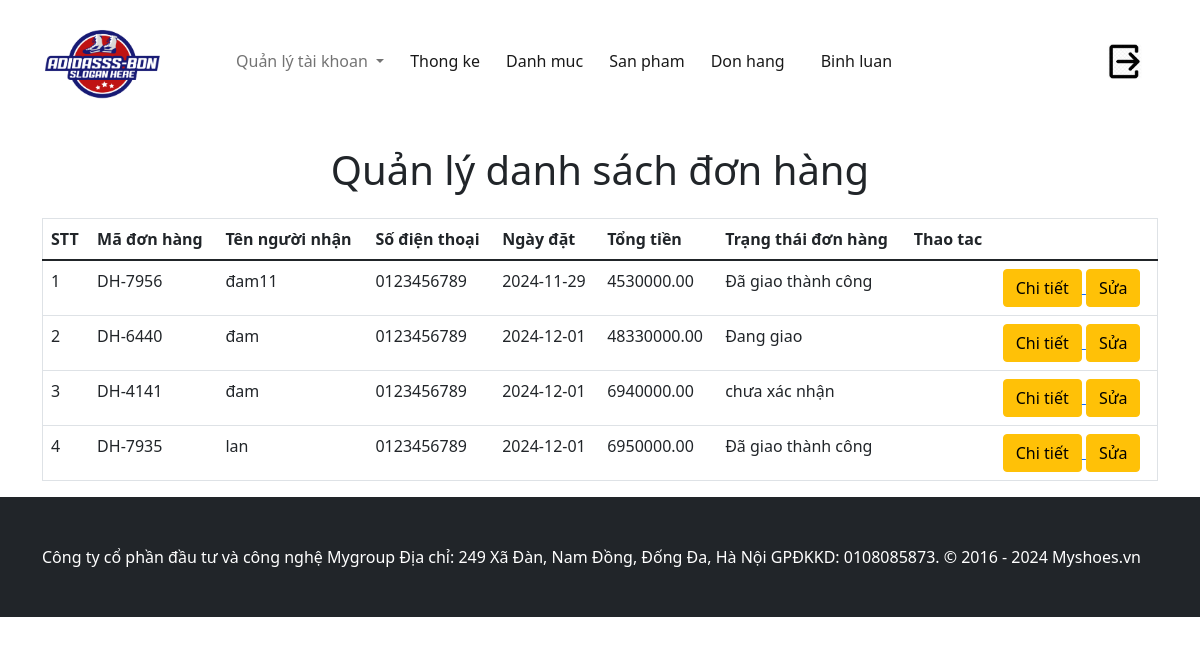
Page /admin/?act=don-hang (signed in) on the committed database.
### tables this page shows
CREATE TABLE `don_hangs` (
  `id` int NOT NULL,
  `ma_don_hang` varchar(50) NOT NULL,
  `tai_khoan_id` int NOT NULL,
  `ten_nguoi_nhan` varchar(255) NOT NULL,
  `email_nguoi_nhan` varchar(255) NOT NULL,
  `sdt_nguoi_nhan` varchar(15) NOT NULL,
  `dia_chi_nguoi_nhan` text NOT NULL,
  `ngay_dat` date NOT NULL,
  `tong_tien` decimal(10,2) NOT NULL,
  `ghi_chu` text,
  `phuong_thuc_thanh_toan_id` int NOT NULL,
  `trang_thai_id` int NOT NULL
);

CREATE TABLE `trang_thai_don_hangs` (
  `id` int NOT NULL,
  `ten_trang_thai` varchar(255) NOT NULL
);

### admin/controller/adminDonHangController.php (called while the page is built, shortened)
<?php
class adminDonHangController
{
    public $modelDonHang;
    public function __construct()
    {
        $this->modelDonHang = new adminDonHang();
    }
    public function danhsachDonHang()
    {
        $listDonHang = $this->modelDonHang->getAllDonHang();
        require_once './view/donhang/listDonHang.php';
    }
}

### commons/function.php (called while the page is built, shortened)
<?php
function connectDB() {
    $host = DB_HOST;
    $port = DB_PORT;
    $dbname = DB_NAME;
    try {
        $conn = new PDO("mysql:host=$host;port=$port;dbname=$dbname", DB_USERNAME, DB_PASSWORD);
        $conn->setAttribute(PDO::ATTR_ERRMODE, PDO::ERRMODE_EXCEPTION);
        $conn->setAttribute(PDO::ATTR_DEFAULT_FETCH_MODE, PDO::FETCH_ASSOC);
        return $conn;
    } catch (PDOException $e) {
        echo ("Connection failed: " . $e->getMessage());
    }
}

### admin/model/adminDonHang.php (called while the page is built, shortened)
<?php
class adminDonHang
{
    public $conn;
    public function __construct()
    {
        $this->conn = connectDB();
    }
    public function getAllDonHang()
    {
        try {
            $sql = 'SELECT  don_hangs.*,trang_thai_don_hangs.ten_trang_thai
            FROM don_hangs
            INNER JOIN trang_thai_don_hangs ON don_hangs.trang_thai_id = trang_thai_don_hangs.id
            ';
            $stmt = $this->conn->prepare($sql);
            $stmt->execute();
            return $stmt->fetchAll();
        } catch (Exception $e) {
            echo "Loi" . $e->getMessage();
        }
    }
}

### admin/view/donhang/listDonHang.php (the view)
<div class="container">
    <h1 class="my-4 text-center">Quản lý danh sách đơn hàng</h1>
    <table class="table" border="1">
        <thead>
            <tr>
                <th scope="col">STT</th>
                <th scope="col">Mã đơn hàng</th>
                <th scope="col">Tên người nhận</th>
                <th scope="col">Số điện thoại</th>
                <th scope="col">Ngày đặt</th>
                <th scope="col">Tổng tiền</th>
                <th scope="col">Trạng thái đơn hàng</th>
                <th scope="col">Thao tac</th>
            </tr>
        </thead>
        <tbody>
            <?php foreach ($listDonHang as $key => $donHang): ?>
                <tr>
                    <td><?= $key + 1 ?></td>
                    <td><?= $donHang['ma_don_hang'] ?></td>
                    <td><?= $donHang['ten_nguoi_nhan'] ?></td>
                    <td><?= $donHang['sdt_nguoi_nhan'] ?></td>
                    <td><?= $donHang['ngay_dat'] ?></td>
                    <td><?= $donHang['tong_tien'] ?></td>
                    <td><?= $donHang['ten_trang_thai'] ?></td>
                    <td></td>
                    <td>
                        <a href="<?= BASE_URL_AMIN . '?act=chi-tiet-don-hang&id_don_hang=' . $donHang['id'] ?>">
                            <button class="btn btn-warning">Chi tiết</button>
                        </a>
                        <a href="<?= BASE_URL_AMIN . '?act=form-sua-don-hang&id_don_hang=' . $donHang['id'] ?>">
                            <button class="btn btn-warning">Sửa</button>
                        </a>
                    </td>
                </tr>
            <?php endforeach ?>
        </tbody>
    </table>
</div>

### rows in the picture
don_hangs: ma_don_hang "DH-7956", ten_nguoi_nhan "đam11", sdt_nguoi_nhan "0123456789", ngay_dat "2024-11-29", tong_tien "4530000.00", trang_thai_don_hangs.ten_trang_thai "Đã giao thành công"
don_hangs: ma_don_hang "DH-6440", ten_nguoi_nhan "đam", sdt_nguoi_nhan "0123456789", ngay_dat "2024-12-01", tong_tien "48330000.00", trang_thai_don_hangs.ten_trang_thai "Đang giao"
don_hangs: ma_don_hang "DH-4141", ten_nguoi_nhan "đam", sdt_nguoi_nhan "0123456789", ngay_dat "2024-12-01", tong_tien "6940000.00", trang_thai_don_hangs.ten_trang_thai "chưa xác nhận"
don_hangs: ma_don_hang "DH-7935", ten_nguoi_nhan "lan", sdt_nguoi_nhan "0123456789", ngay_dat "2024-12-01", tong_tien "6950000.00", trang_thai_don_hangs.ten_trang_thai "Đã giao thành công"
